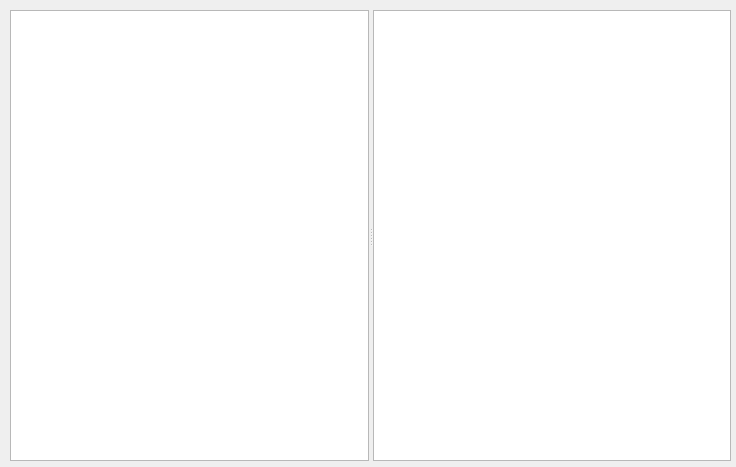
<?xml version="1.0" encoding="UTF-8"?>
<ui version="4.0">
 <class>FileBrowserWindow</class>
 <widget class="QMainWindow" name="FileBrowserWindow">
  <property name="geometry">
   <rect>
    <x>0</x>
    <y>0</y>
    <width>736</width>
    <height>467</height>
   </rect>
  </property>
  <property name="windowTitle">
   <string>FileBrowserWindow</string>
  </property>
  <widget class="QWidget" name="centralWidget">
   <property name="maximumSize">
    <size>
     <width>736</width>
     <height>467</height>
    </size>
   </property>
   <widget class="QSplitter" name="splitter">
    <property name="geometry">
     <rect>
      <x>10</x>
      <y>10</y>
      <width>721</width>
      <height>451</height>
     </rect>
    </property>
    <property name="maximumSize">
     <size>
      <width>16777215</width>
      <height>16777215</height>
     </size>
    </property>
    <property name="orientation">
     <enum>Qt::Horizontal</enum>
    </property>
    <widget class="QTreeView" name="treeView"/>
    <widget class="QListView" name="listView">
     <property name="sizePolicy">
      <sizepolicy hsizetype="Preferred" vsizetype="Preferred">
       <horstretch>0</horstretch>
       <verstretch>0</verstretch>
      </sizepolicy>
     </property>
     <property name="styleSheet">
      <string notr="true"/>
     </property>
     <property name="editTriggers">
      <set>QAbstractItemView::NoEditTriggers</set>
     </property>
     <property name="selectionMode">
      <enum>QAbstractItemView::ContiguousSelection</enum>
     </property>
     <property name="iconSize">
      <size>
       <width>120</width>
       <height>80</height>
      </size>
     </property>
     <property name="movement">
      <enum>QListView::Static</enum>
     </property>
     <property name="flow">
      <enum>QListView::LeftToRight</enum>
     </property>
     <property name="resizeMode">
      <enum>QListView::Adjust</enum>
     </property>
     <property name="layoutMode">
      <enum>QListView::SinglePass</enum>
     </property>
     <property name="viewMode">
      <enum>QListView::IconMode</enum>
     </property>
     <property name="uniformItemSizes">
      <bool>true</bool>
     </property>
    </widget>
   </widget>
  </widget>
 </widget>
 <layoutdefault spacing="6" margin="11"/>
 <resources/>
 <connections/>
</ui>
